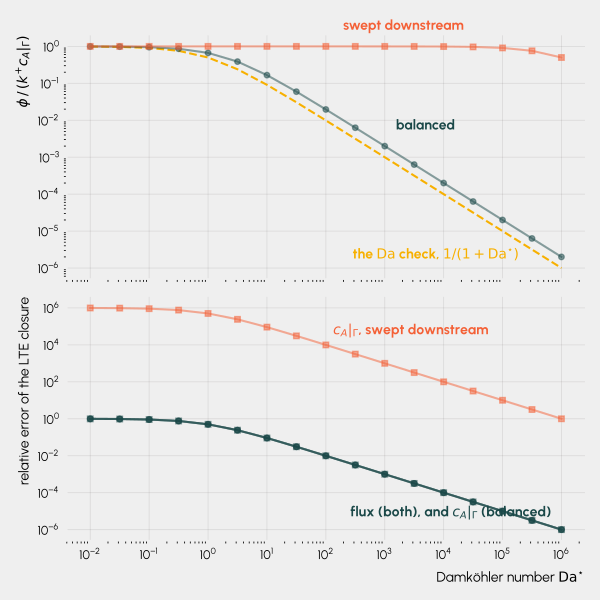

Here is the Python script that generated this plot:
"""Why a large Damkoehler number does not by itself license LTE.

Two checks are usually run together on a kinetic interface: Da >> 1, and a
small defect ratio phi / (k_plus c_A|_Gamma). They are not the same check, and
this script exhibits a case where the first passes by four decades while the
second sits at unity.

The mechanism is visible in one line. Writing the Model 1 flux as a ratio of
the two directions,

    phi / (k_plus c_A|_Gamma) = 1 - c_B|_Gamma / (K c_A|_Gamma),

so the defect ratio is a function of the interfacial traces alone: it measures
how far the interface reaction sits from detailed balance. Da = k_plus L / D
carries the bulk lengths and diffusivities instead. Nothing ties them together,
and the boundary conditions can hold the trace ratio fixed while Da is swept.

From the closed form of analytical_solution.py, with u = c_L / (K c_0),
Da_A = k_plus L_A / D_A and Da_B = k_minus L_B / D_B,

    phi / (k_plus c_A|_Gamma) = (1 - u) / (1 + Da_B + u Da_A),

in which Da_A appears only multiplied by u. Sweep the downstream side clean
(u = 0) and Da_A drops out altogether, leaving 1 / (1 + Da_B). So a downstream
side that offers no back-pressure holds the defect ratio near unity however
large Da_A, and with it the two-sided group Da* = Da_A + Da_B, is made.

The script sweeps Da* over eight decades in two configurations that differ only
in the downstream diffusivity, both with the downstream face held at zero:

  balanced : D_B = D_A,      so Da_B = Da_A
  swept    : D_B = 1e6 D_A,  so Da_B = Da_A * 1e-6

and reports what LTE gets wrong in each. The flux error is 1 / (1 + Da*) in
both, as Eq. (model1_convergence) says it must be, and in the balanced
configuration the error on c_A|_Gamma is the same number. In the swept
configuration it is not: it is larger by 1e6, the diffusivity contrast, and at
Da* = 1e4 the closed forms differ by a factor of 101 on a flux the two agree on
to four digits.

The reading for Sec. "When can LTE still be used?": Da* bounds the error on the
flux, the defect ratio bounds the error on the interfacial state, and the
second check is redundant only if the flux is the sole output.

Produces:

  - defect_ratio_vs_damkohler.pdf

The closed form is the reference throughout, and FESTIM is run at three points
per configuration to confirm it, against both the kinetic InterfaceReaction and
the LTE Interface.
"""

import matplotlib

matplotlib.use("Agg")

import matplotlib.pyplot as plt
import morethemes as mt
import numpy as np

from analytical_solution import solution

# two slabs of equal thickness on [0, 1], upstream loaded, downstream swept
D_A = 1.0
x_interface = 0.5
L_A = x_interface
L_B = 1.0 - x_interface
c_0 = 1.0
c_L = 0.0

# K = k_plus / k_minus = K_S,B / K_S,A by Eq. (detailed_balance_1). Held at one
# so that the two configurations differ in D_B alone
K = 1.0

CONFIGURATIONS = {
    "balanced": 1.0 * D_A,
    "swept": 1e6 * D_A,
}

# Da at which the numbers are tabulated and the FESTIM checks are run
DA_HEADLINE = 1e4


def lte_solution(D_B):
    """Steady two-slab solution with an LTE interface, c_A|_Gamma = c_B|_Gamma / K.
    The interface is a pair of resistances in series with nothing between them,
    so this is the k_plus -> infinity limit of analytical_solution.solution."""
    R_A = L_A / D_A
    R_B = L_B / (K * D_B)
    phi = (c_0 - c_L / K) / (R_A + R_B)
    c_A_int = c_0 - phi * R_A
    return c_A_int, K * c_A_int, phi


def sweep(D_B, all_da):
    """Closed-form solve at each Da, with Da the two-sided group Da* of
    Eq. (defect_1_explicit). Returns the defect ratio and the two errors LTE
    makes, on the flux and on the metal-side interfacial concentration."""
    R_A = L_A / D_A
    R_B = L_B / (K * D_B)
    c_A_lte, _, phi_lte = lte_solution(D_B)

    rows = []
    for da in all_da:
        # Da* = k_plus (L_A/D_A + L_B/(K D_B)) fixes k_plus, Eq. (defect_1_explicit)
        k_plus = da / (R_A + R_B)
        k_minus = k_plus / K

        c_A, c_B, phi = solution(c_0, c_L, D_A, D_B, L_A, L_B, k_plus, k_minus)

        rows.append(
            (
                da,
                k_plus,
                phi / (k_plus * c_A),  # the defect ratio, second check
                abs(phi - phi_lte) / phi_lte,  # error LTE makes on the flux
                abs(c_A - c_A_lte) / c_A_lte,  # error LTE makes on c_A|_Gamma
            )
        )

    return np.array(rows)


def festim_check(D_B, all_da):
    """Run both interface classes at each Da and compare with the closed forms.

    The LTE penalty term has to beat the diffusive stiffness of the stiffer
    slab, which is max(D)/h here, so it is scaled with D_B: the constraint
    error falls as 1/penalty_term and the default 10.0 leaves it uncontrolled
    once D_B/D_A is large.
    """
    import festim as F
    from dolfinx.log import set_log_level, LogLevel

    from example_usage import run_model

    R_A = L_A / D_A
    R_B = L_B / (K * D_B)
    c_A_lte, _, _ = lte_solution(D_B)

    for da in all_da:
        k_plus = da / (R_A + R_B)
        set_log_level(LogLevel.WARNING)
        model = run_model(
            D_A, D_B, k_plus, k_plus / K, x_interface, c_0, c_L, transient=False
        )
        c_A_num = model.exports[0].data[-1][-1]
        c_A_ana, _, _ = solution(c_0, c_L, D_A, D_B, L_A, L_B, k_plus, k_plus / K)

        c_A_lte_num = run_lte_model(D_B, penalty_term=1e6 * D_B)

        print(
            f"  Da*={da:8.1e}  kinetic c_A={c_A_num:.6e} (closed form "
            f"{c_A_ana:.6e}, rel {abs(c_A_num - c_A_ana) / c_A_ana:.1e})   "
            f"LTE c_A={c_A_lte_num:.6e} (closed form {c_A_lte:.6e}, rel "
            f"{abs(c_A_lte_num - c_A_lte) / c_A_lte:.1e})"
        )


def run_lte_model(D_B, penalty_term):
    """The same two-slab problem closed with F.Interface, the LTE baseline.
    Returns the metal-side interfacial concentration."""
    import festim as F

    mat_A = F.Material(D_0=D_A, E_D=0, K_S_0=1.0, E_K_S=0)
    mat_B = F.Material(D_0=D_B, E_D=0, K_S_0=K, E_K_S=0)

    vol1 = F.VolumeSubdomain1D(id=1, material=mat_A, borders=[0, x_interface])
    vol2 = F.VolumeSubdomain1D(id=2, material=mat_B, borders=[x_interface, 1])
    left = F.SurfaceSubdomain(id=3, locator=lambda x: np.isclose(x[0], 0))
    right = F.SurfaceSubdomain(id=4, locator=lambda x: np.isclose(x[0], 1))

    model = F.HydrogenTransportProblemDiscontinuous()
    model.subdomains = [vol1, vol2, left, right]
    model.mesh = F.Mesh1D(vertices=np.linspace(0, 1, 101))

    A = F.Species("A", subdomains=[vol1, vol2])
    model.species = [A]

    model.interfaces = [
        F.Interface(id=1, subdomains=[vol1, vol2], penalty_term=penalty_term)
    ]
    model.boundary_conditions = [
        F.FixedConcentrationBC(species=A, subdomain=left, value=c_0),
        F.FixedConcentrationBC(species=A, subdomain=right, value=c_L),
    ]
    model.temperature = 300
    model.settings = F.Settings(atol=1e-14, rtol=1e-14, transient=False)
    model.exports = [
        F.Profile1DExport(field=A, subdomain=vol1),
        F.Profile1DExport(field=A, subdomain=vol2),
    ]

    model.initialise()
    model.run()
    return model.exports[0].data[-1][-1]


def plot(results, filename):
    """Two panels on a shared Da* axis: the two checks, then the two errors."""
    mt.set_theme("urban")
    plt.rcParams["axes.prop_cycle"] = plt.cycler(
        color=["#1a4848", "#f7b000", "#f46036", "#c9f2c7", "#aceca1"]
    )
    plt.rcParams["axes.spines.top"] = False
    plt.rcParams["axes.spines.right"] = False

    da = results["balanced"][:, 0]

    fig, (ax_check, ax_err) = plt.subplots(2, 1, figsize=(6, 6), sharex=True)

    # (a) the two checks of step 3. The Da check is 1/(1+Da*) by construction
    ax_check.loglog(da, 1 / (1 + da), linestyle="--", color="C1")
    ax_check.annotate(
        r"the $\mathrm{Da}$ check, $1/(1+\mathrm{Da}^{\star})$",
        xy=(da[14], 1 / (1 + da[14])),
        xytext=(-108, -20),
        textcoords="offset points",
        color="C1",
        weight="bold",
    )
    ax_check.loglog(
        da, results["balanced"][:, 2], marker="o", markersize=4, alpha=0.5, color="C0"
    )
    ax_check.annotate(
        "balanced",
        xy=(da[10], results["balanced"][10, 2]),
        xytext=(8, 12),
        textcoords="offset points",
        color="C0",
        weight="bold",
    )
    ax_check.loglog(
        da, results["swept"][:, 2], marker="s", markersize=4, alpha=0.5, color="C2"
    )
    ax_check.annotate(
        "swept downstream",
        xy=(da[10], results["swept"][10, 2]),
        xytext=(-30, 12),
        textcoords="offset points",
        color="C2",
        weight="bold",
    )
    ax_check.set_ylabel(r"$\phi\,/\,(k^{+}c_A|_\Gamma)$")

    # (b) what LTE actually gets wrong. The flux error is 1/(1+Da*) in both
    # configurations, and in the balanced one the interfacial concentration
    # carries the same error, so three of the four curves coincide
    ax_err.loglog(
        da, results["swept"][:, 3], marker="s", markersize=4, alpha=0.5, color="C0"
    )
    ax_err.loglog(
        da, results["balanced"][:, 3], marker="o", markersize=4, alpha=0.5, color="C0"
    )
    ax_err.loglog(
        da, results["balanced"][:, 4], marker="o", markersize=4, alpha=0.5, color="C0"
    )
    ax_err.annotate(
        "flux (both), and $c_A|_\\Gamma$ (balanced)",
        xy=(da[11], results["balanced"][11, 3]),
        xytext=(-46, -24),
        textcoords="offset points",
        color="C0",
        weight="bold",
    )
    ax_err.loglog(
        da, results["swept"][:, 4], marker="s", markersize=4, alpha=0.5, color="C2"
    )
    ax_err.annotate(
        "$c_A|_\\Gamma$, swept downstream",
        xy=(da[9], results["swept"][9, 4]),
        xytext=(-16, 14),
        textcoords="offset points",
        color="C2",
        weight="bold",
    )
    ax_err.set_xlabel(r"Damköhler number $\mathrm{Da}^{\star}$")
    ax_err.set_ylabel("relative error of the LTE closure")

    fig.tight_layout()
    fig.savefig(filename)


if __name__ == "__main__":
    all_da = np.logspace(-2, 6, 17)
    results = {name: sweep(D_B, all_da) for name, D_B in CONFIGURATIONS.items()}

    idx = int(np.argmin(abs(all_da - DA_HEADLINE)))
    print(f"at Da* = {all_da[idx]:.1e}\n")
    header = f"{'':26s}{'balanced':>14s}{'swept':>14s}"
    print(header)
    for label, column in [
        ("phi / (k+ c_A|Gamma)", 2),
        ("LTE error on flux", 3),
        ("LTE error on c_A|Gamma", 4),
    ]:
        print(
            f"  {label:24s}"
            f"{results['balanced'][idx, column]:>14.3e}"
            f"{results['swept'][idx, column]:>14.3e}"
        )

    print("\nFESTIM check against the closed forms:")
    for name, D_B in CONFIGURATIONS.items():
        print(f" {name}:")
        festim_check(D_B, [1e2, 1e4, 1e6])

    plot(results, "defect_ratio_vs_damkohler.pdf")
